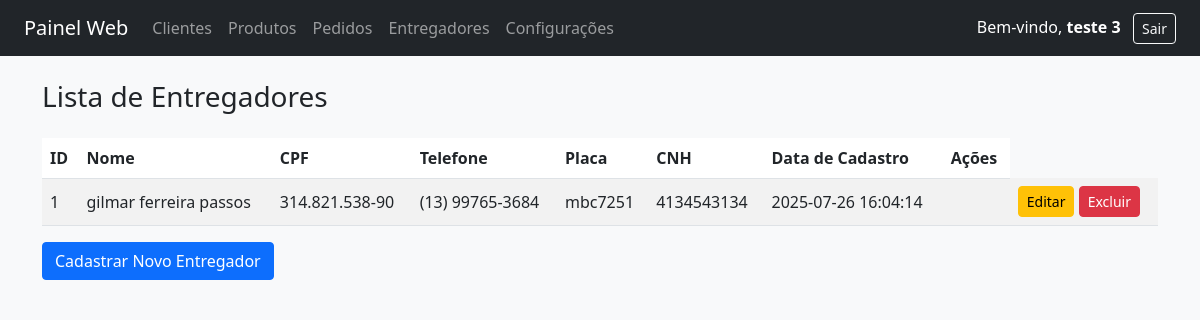
Screenshot of /entregadores/listar (signed in) with the database file from the repository.
### tables this page shows
CREATE TABLE entregadores (
            id INTEGER PRIMARY KEY AUTOINCREMENT,
            nome TEXT NOT NULL,
            cpf TEXT NOT NULL,
            rg TEXT,
            telefone TEXT,
            placa TEXT,
            cnh TEXT,
            obs TEXT,
            foto TEXT
        , data_cadastro TEXT DEFAULT (strftime('%Y-%m-%d %H:%M:%S', 'now')));

### routes/entregadores.py (the view)
@bp_entregadores.route("/entregadores/listar", methods=["GET"])
def listar_entregadores():
    if "usuario" not in session:
        return redirect("/login")
    con = get_conexao()
    cur = con.cursor()
    cur.execute("SELECT * FROM entregadores ORDER BY data_cadastro DESC")
    entregadores = cur.fetchall()  # Agora isso vai retornar uma lista de objetos Row
    con.close()
    return render_template("entregadores/listar_entregadores.html", entregadores=entregadores)

### main.py (called while the page is built)
def get_config():
    try:
        con = sqlite3.connect("painel.db")
        con.row_factory = sqlite3.Row
        cur = con.cursor()
        cur.execute("SELECT * FROM configuracoes LIMIT 1")
        config = cur.fetchone()
        con.close()
        return config
    except:
        return {}

@app.context_processor
def inject_config():
    config = get_config()
    return dict(config=config)

### routes/entregadores.py (called while the page is built)
def get_conexao():
    conn = sqlite3.connect(DB)
    conn.row_factory = sqlite3.Row  # Permite acessar as colunas como atributos (e.g., row.id)
    return conn

### templates/entregadores/listar_entregadores.html (shortened to what this page needs)
{% extends "base.html" %}
{% block conteudo %}
<h3 class="mb-4">Lista de Entregadores</h3>
<table class="table table-striped">
  <thead>
    <tr>
      <th scope="col">ID</th>
      <th scope="col">Nome</th>
      <th scope="col">CPF</th>
      <th scope="col">Telefone</th>
      <th scope="col">Placa</th>
      <th scope="col">CNH</th>
      <th scope="col">Data de Cadastro</th>
      <th scope="col">Ações</th>
    </tr>
  </thead>
  <tbody>
    {% for entregador in entregadores %}
    <tr>
      <td>{{ entregador.id }}</td>
      <td>{{ entregador.nome }}</td>
      <td>{{ entregador.cpf }}</td>
      <td>{{ entregador.telefone }}</td>
      <td>{{ entregador.placa }}</td>
      <td>{{ entregador.cnh }}</td>
      <td>{{ entregador.data_cadastro }}</td>
      <td>
        <td>
    <a href="{{ url_for('entregadores.editar_entregador', id=entregador.id) }}" class="btn btn-warning btn-sm">Editar</a>
    <a href="{{ url_for('entregadores.excluir_entregador', id=entregador.id) }}" class="btn btn-danger btn-sm">Excluir</a>
</td>
      </td>
    </tr>
    {% else %}
    <tr>
      <td colspan="8" class="text-center">Nenhum entregador cadastrado.</td>
    </tr>
    {% endfor %}
  </tbody>
</table>
<a href="{{ url_for('entregadores.cadastrar_entregador') }}" class="btn btn-primary">Cadastrar Novo Entregador</a>
{% endblock %}

### static/style.css (style rules this page uses)
body { font-family: 'Segoe UI', sans-serif; }
.table th, .table td { vertical-align: middle; }
.btn { border-radius: 4px; }

### rows the page displays
entregadores: id "1", nome "gilmar ferreira passos", cpf "314.821.538-90", telefone "(13) 99765-3684", placa "mbc7251", cnh "4134543134", data_cadastro "2025-07-26 16:04:14"

### other values shown
{{ session.get('usuario_nome', 'Usuário') }} "teste 3"
